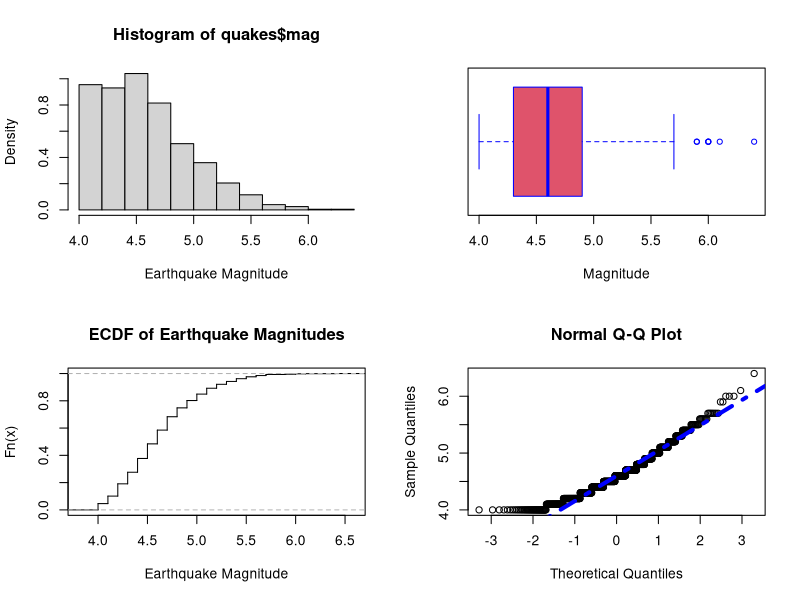
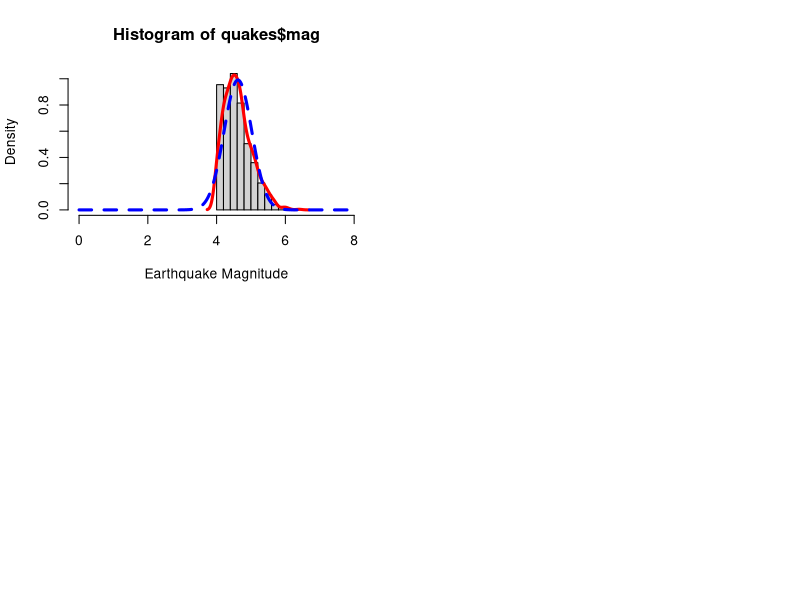
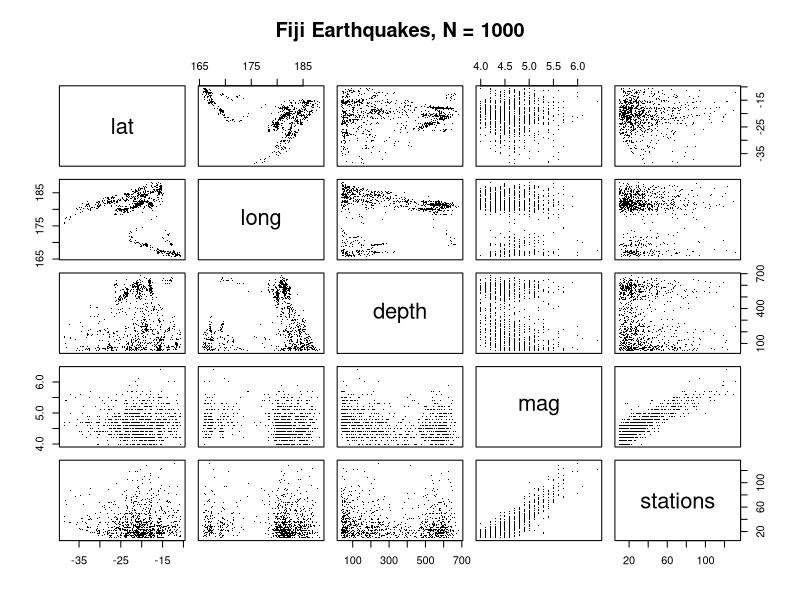
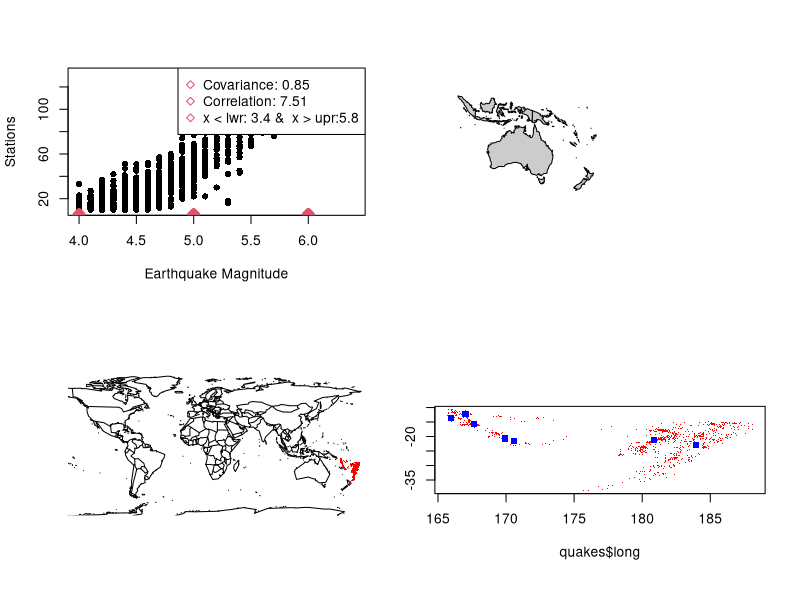

The R script that drew these images, in order:
## ---- chunk 1
library(datasets) # for the `quakes` data set

## You need to install the maps package first, then you can comment out the following line.
# install.packages("maps")

library(maps) # for map visualization
## ---- chunk 2
library(datasets) # we have already loaded the package but we can do it again
?quakes 
## ---- chunk 3
class(quakes)
head(quakes, n=5) # print first 5 rows of quakes
dim(quakes)  # dimension of the table
names(quakes)  # list the variables in quakes
str(quakes)  # list the structures in quakes
## ---- chunk 4
par(mfrow=c(2,2))# keeps the subfigures in a 2 by 2 layout
hist(quakes$mag, freq=F, xlab="Earthquake Magnitude") # histogram - subfigure 1
boxplot(quakes$mag, add=F, horizontal=T, xlab="Magnitude",  at=10, width=5, col=2, border="blue") #subfigure 2
lines(density(quakes$mag), col="red", lwd=3) # empirical density curve - subfigure 1
plot.ecdf(quakes$mag, verticals=T, pch="",
          xlab="Earthquake Magnitude", 
          main="ECDF of Earthquake Magnitudes") # empirical CDF plot - subfigure 3
qqnorm(quakes$mag)
qqline(quakes$mag,lwd=4, lty=4, col="blue") #subfigure 4 normal qq plot

## ---- chunk 5
x <-quakes$mag #store all values of magnitude vector 
summary(x)
q1 <- summary(x)[2] #get the second element of the summary list
q3 <- summary(x)[5]
iqr <- q3-q1
lwr <- q1 - 1.5*iqr #lowerbound
lwr
upr <- q3 + 1.5*iqr #upperbound
upr
which(x < lwr) # spits out the index if there exists outliers below the lowerbound
which(x > upr) #upperbound outlier indexes
c(x[x < lwr], x[x > upr]) #prints the values of the outlier 
## ---- chunk 6
n <- length(x) #1000 
mu_hat <- sum(x) / n   #calculates mu_hat after taking the summation
mu_hat

sig <- (sum((x - mu_hat)^2))/(n-1) #calculates the summation of the differences first and then divides by length-1
sig
## ---- chunk 7
sum <- 0
for(i in 1:length(x)){  #for loop to calculate the sum
sum <- sum + x[i]
}
mu_hat1 <- sum / length(x) #length(x) can be 1000 since its known
mu_hat1

sig1 <- 0
for(i in 1:length(x)){ 
sig1 <- sig1 + (x[i] - mu_hat1)^2    #summation of the differences 
}
sig1 <- sig1/ (length(x)-1)
sig1
## ---- chunk 8
#par(mfrow=c(2,2))
z <- seq(0,8,length = 1000) #scale 
hist(quakes$mag, freq=F, xlab="Earthquake Magnitude", xlim = c(0,8)) # histogram - subfigure 1
lines(density(quakes$mag), col="red", lwd=3) # empirical density curve - subfigure 1
#prob.x <- dnorm(x, mu_hat, sig)
prob.z <- dnorm(z, mean = mu_hat, sd = sqrt(sig)) #normal distribution
lines(z, prob.z, lwd = 3, lty = 2, col = 'blue') # Plot the blue dashed line for normal distriubtion curve
## ---- chunk 9
# require(graphics) # load the graphics library

pairs(quakes, main = "Fiji Earthquakes, N = 1000", cex.main=1.2, pch=".")
## ---- chunk 10
cor_x <- cor(quakes$mag, quakes$stations) #correlation coefficient 
cor_x
cov_x <- cov(quakes$mag, quakes$stations) #covariance 
cov_x
plot(quakes$mag, quakes$stations, xlab= "Earthquake Magnitude", ylab = "Stations", pch = 16)
points(c(x[x < lwr], x[x > upr]), col=2, pch=23, lwd=5)
legend("topright",legend = c("Covariance: 0.85", "Correlation: 7.51", "x < lwr: 3.4 &  x > upr:5.8"), col=2, pch=23)

## ---- chunk 11
library(maps)
map()
points(quakes$long, quakes$lat, pch=".", col="red")
## ---- chunk 12
long.mean <- mean(quakes$long)
lat.mean <- mean(quakes$lat)
#orient <- c(lat.mean, long.mean, 0)
xlim <- c(min(quakes$long)/2, max(quakes$long)*1.5)
ylim <- c(min(quakes$lat)-10, max(quakes$lat)+10)
map(database="world", xlim=xlim, ylim=ylim, col="grey80", fill=T)
## ---- chunk 13
plot(quakes$long, quakes$lat, pch=".", col="red") # Plot the earthquake locations into the map 
outlierI <- which(x > upr) # Check outlier index
## [1]   15   17  152  558  753  870 1000
points(quakes$long[outlierI],quakes$lat[outlierI], pch=15, col="blue") #the outlier that we identified in part b
